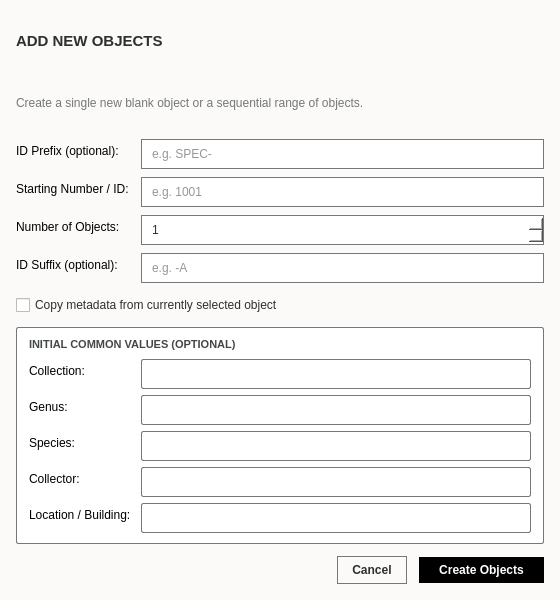
<?xml version="1.0" encoding="UTF-8"?>
<ui version="4.0">
 <class>AddObjectsDialog</class>
 <widget class="QDialog" name="AddObjectsDialog">
  <property name="geometry">
   <rect>
    <x>0</x>
    <y>0</y>
    <width>560</width>
    <height>600</height>
   </rect>
  </property>
  <property name="minimumSize">
   <size>
    <width>480</width>
    <height>440</height>
   </size>
  </property>
  <property name="windowTitle">
   <string>Add Objects</string>
  </property>
  <property name="styleSheet">
   <string notr="true">QDialog#AddObjectsDialog {
    background-color: #fbfaf8;
    color: #2c302e;
    font-family: 'Segoe UI', 'Inter', -apple-system, sans-serif;
}

QLineEdit, QSpinBox {
    background-color: #ffffff;
    color: #2c302e;
    border: 1px solid #747878;
    border-radius: 0px;
    padding: 6px 8px;
    font-size: 12px;
}
QLineEdit:focus, QSpinBox:focus {
    border: 1px solid #000000;
}

QCheckBox {
    font-size: 12px;
    color: #2c302e;
}

QPushButton {
    background-color: #fbfaf8;
    color: #2c302e;
    border: 1px solid #747878;
    border-radius: 0px;
    padding: 6px 14px;
    font-size: 12px;
    font-weight: 600;
}
QPushButton:hover {
    background-color: #e9ece5;
}

QPushButton#btn_create {
    background-color: #000000;
    color: #ffffff;
    border: none;
    padding: 6px 20px;
}
QPushButton#btn_create:hover {
    background-color: #2c302e;
}</string>
  </property>
  <layout class="QVBoxLayout" name="root_layout">
   <property name="spacing">
    <number>12</number>
   </property>
   <property name="leftMargin">
    <number>16</number>
   </property>
   <property name="topMargin">
    <number>16</number>
   </property>
   <property name="rightMargin">
    <number>16</number>
   </property>
   <property name="bottomMargin">
    <number>16</number>
   </property>
   <item>
    <widget class="QLabel" name="lbl_title">
     <property name="styleSheet">
      <string notr="true">font-size: 15px; font-weight: bold; color: #2c302e;</string>
     </property>
     <property name="text">
      <string>ADD NEW OBJECTS</string>
     </property>
    </widget>
   </item>
   <item>
    <widget class="QLabel" name="lbl_desc">
     <property name="styleSheet">
      <string notr="true">color: #747878; font-size: 12px;</string>
     </property>
     <property name="text">
      <string>Create a single new blank object or a sequential range of objects.</string>
     </property>
    </widget>
   </item>
   <item>
    <layout class="QFormLayout" name="form_id_layout">
     <property name="labelAlignment">
      <set>Qt::AlignmentFlag::AlignLeading|Qt::AlignmentFlag::AlignLeft|Qt::AlignmentFlag::AlignVCenter</set>
     </property>
     <property name="horizontalSpacing">
      <number>12</number>
     </property>
     <property name="verticalSpacing">
      <number>8</number>
     </property>
     <item row="0" column="0">
      <widget class="QLabel" name="lbl_prefix">
       <property name="text">
        <string>ID Prefix (optional):</string>
       </property>
      </widget>
     </item>
     <item row="0" column="1">
      <widget class="QLineEdit" name="input_prefix">
       <property name="placeholderText">
        <string>e.g. SPEC-</string>
       </property>
      </widget>
     </item>
     <item row="1" column="0">
      <widget class="QLabel" name="lbl_start_id">
       <property name="text">
        <string>Starting Number / ID:</string>
       </property>
      </widget>
     </item>
     <item row="1" column="1">
      <widget class="QLineEdit" name="input_start_id">
       <property name="placeholderText">
        <string>e.g. 1001</string>
       </property>
      </widget>
     </item>
     <item row="2" column="0">
      <widget class="QLabel" name="lbl_count">
       <property name="text">
        <string>Number of Objects:</string>
       </property>
      </widget>
     </item>
     <item row="2" column="1">
      <widget class="QSpinBox" name="spin_count">
       <property name="minimum">
        <number>1</number>
       </property>
       <property name="maximum">
        <number>1000</number>
       </property>
       <property name="value">
        <number>1</number>
       </property>
      </widget>
     </item>
     <item row="3" column="0">
      <widget class="QLabel" name="lbl_suffix">
       <property name="text">
        <string>ID Suffix (optional):</string>
       </property>
      </widget>
     </item>
     <item row="3" column="1">
      <widget class="QLineEdit" name="input_suffix">
       <property name="placeholderText">
        <string>e.g. -A</string>
       </property>
      </widget>
     </item>
    </layout>
   </item>
   <item>
    <widget class="QCheckBox" name="chk_duplicate_current">
     <property name="text">
      <string>Copy metadata from currently selected object</string>
     </property>
    </widget>
   </item>
   <item>
    <widget class="QFrame" name="frame_defaults">
     <property name="styleSheet">
      <string notr="true">background-color: #ffffff; border: 1px solid #747878; border-radius: 2px;</string>
     </property>
     <property name="frameShape">
      <enum>QFrame::Shape::StyledPanel</enum>
     </property>
     <layout class="QVBoxLayout" name="defaults_layout">
      <property name="spacing">
       <number>8</number>
      </property>
      <property name="leftMargin">
       <number>12</number>
      </property>
      <property name="topMargin">
       <number>10</number>
      </property>
      <property name="rightMargin">
       <number>12</number>
      </property>
      <property name="bottomMargin">
       <number>10</number>
      </property>
      <item>
       <widget class="QLabel" name="lbl_defaults_title">
        <property name="styleSheet">
         <string notr="true">font-size: 11px; font-weight: bold; color: #444748; border: none;</string>
        </property>
        <property name="text">
         <string>INITIAL COMMON VALUES (OPTIONAL)</string>
        </property>
       </widget>
      </item>
      <item>
       <layout class="QFormLayout" name="defaults_form">
        <property name="horizontalSpacing">
         <number>10</number>
        </property>
        <property name="verticalSpacing">
         <number>6</number>
        </property>
        <item row="0" column="0">
         <widget class="QLabel" name="lbl_def_collection">
          <property name="styleSheet">
           <string notr="true">border: none;</string>
          </property>
          <property name="text">
           <string>Collection:</string>
          </property>
         </widget>
        </item>
        <item row="0" column="1">
         <widget class="QLineEdit" name="input_def_collection"/>
        </item>
        <item row="1" column="0">
         <widget class="QLabel" name="lbl_def_genus">
          <property name="styleSheet">
           <string notr="true">border: none;</string>
          </property>
          <property name="text">
           <string>Genus:</string>
          </property>
         </widget>
        </item>
        <item row="1" column="1">
         <widget class="QLineEdit" name="input_def_genus"/>
        </item>
        <item row="2" column="0">
         <widget class="QLabel" name="lbl_def_species">
          <property name="styleSheet">
           <string notr="true">border: none;</string>
          </property>
          <property name="text">
           <string>Species:</string>
          </property>
         </widget>
        </item>
        <item row="2" column="1">
         <widget class="QLineEdit" name="input_def_species"/>
        </item>
        <item row="3" column="0">
         <widget class="QLabel" name="lbl_def_collector">
          <property name="styleSheet">
           <string notr="true">border: none;</string>
          </property>
          <property name="text">
           <string>Collector:</string>
          </property>
         </widget>
        </item>
        <item row="3" column="1">
         <widget class="QLineEdit" name="input_def_collector"/>
        </item>
        <item row="4" column="0">
         <widget class="QLabel" name="lbl_def_location">
          <property name="styleSheet">
           <string notr="true">border: none;</string>
          </property>
          <property name="text">
           <string>Location / Building:</string>
          </property>
         </widget>
        </item>
        <item row="4" column="1">
         <widget class="QLineEdit" name="input_def_location"/>
        </item>
       </layout>
      </item>
     </layout>
    </widget>
   </item>
   <item>
    <layout class="QHBoxLayout" name="footer_layout">
     <item>
      <spacer name="spacer_footer">
       <property name="orientation">
        <enum>Qt::Orientation::Horizontal</enum>
       </property>
       <property name="sizeHint" stdset="0">
        <size>
         <width>40</width>
         <height>20</height>
        </size>
       </property>
      </spacer>
     </item>
     <item>
      <widget class="QPushButton" name="btn_cancel">
       <property name="cursor">
        <cursorShape>PointingHandCursor</cursorShape>
       </property>
       <property name="text">
        <string>Cancel</string>
       </property>
      </widget>
     </item>
     <item>
      <widget class="QPushButton" name="btn_create">
       <property name="cursor">
        <cursorShape>PointingHandCursor</cursorShape>
       </property>
       <property name="text">
        <string>Create Objects</string>
       </property>
      </widget>
     </item>
    </layout>
   </item>
  </layout>
 </widget>
 <resources/>
 <connections/>
</ui>
